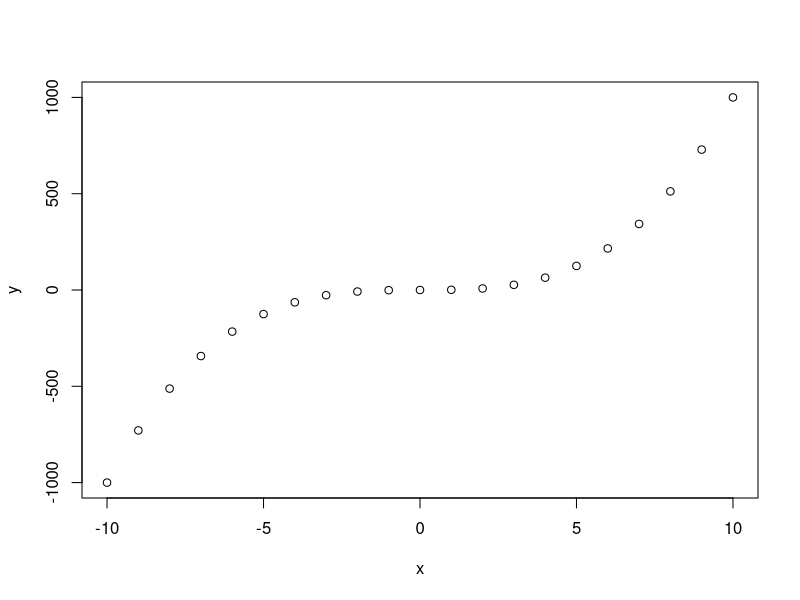
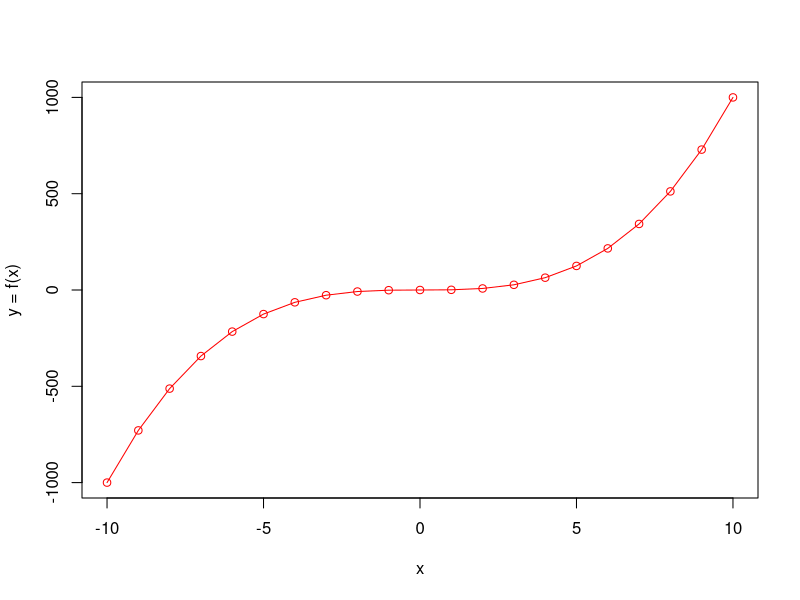
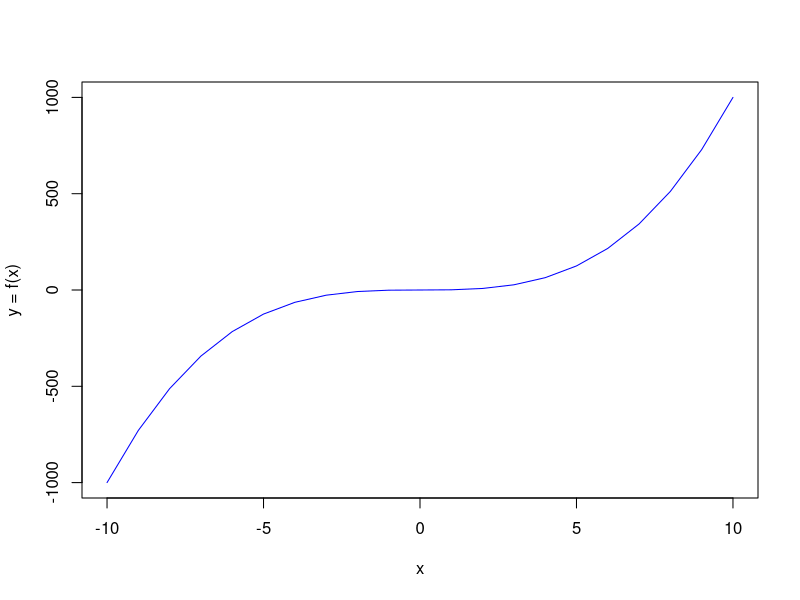

The R script that drew these images, in order: (Note: this script raises an error after producing the figures.)
# Series de Tiempo, Agosto de 2020
# Primeros Códigos. Introduccion

#****************************************************************************************
# Reglas importantes:
# 1. R es case sensitive - por lo que si distingue entre minusculas y mayusculas
# 2. Todo lo que se escribe despues del simbolo de "#", R lo considera como comentarios
# 3. Para ejecutar una linea de comando se utiliza "Control + Enter"
# 4. Para limpiar la Consola se utiliza "Control + L"
#****************************************************************************************

# Imprime la secuencia del 100 al 130

100:130

# Asignacion a una varaible

A <- 1:100

# Operaciones: +, -, *, /, ^, log, exp, ...

5 + 3

a <- 5 + 3

a * 10

# Asignacion e impresion de variables

Dado <- 1:6

Dado

# Para revisar cuantos elementos hemos escrito:

ls() # "ls" lista todos los elementos contenidos en Global Enviroment

# Vectores, definicion y operaciones:

I <- c(1, 1, 1, 1, 1, 1)

II <- rep(1, 6)

Dado %*% I # Producto punto entre vectores

# Estadisticas, media, redondeo y muestreo:

mean(Dado)

pi # Algunas constantes: pi, exp(1), etc.

sample(1:100, size = 3)

sample(C <- 1:100, size = 3)

sample(C, size = 10)

args(sample) # Cuando se tenga duda de cuales son los argumentos de una funcion

sample(C, size = 10, replace = TRUE)

sample(C, size = 10, replace = FALSE)

# Cual es la diferencia en un muestreo con reemplazo y en uno sin reemplazo????
# Un ejemplo....

sample(1:10, size = 10, replace = TRUE)

sample(1:10, size = 10, replace = FALSE)

args(round)

round(0.123456789, digits = 3)

round(0.123456789, digits = 4)

round(0.123456789, digits = 5)

round(0.123456789, digits = 6)

round(mean(pi), 4)

#****************************************************************************************
# Funciones, en ocasiones es relevante usar funciones...
# Funcion de lanzamiento de un Dado!!!

# Caso 1. Funcion que NO requiere de ingresarle parametros

roll <- function(){
  Dado2 <- 1:6 # Definimos el objeto Dado
  DDado <- sample(Dado2, size = 2, replace = TRUE) # Simulamos el lanzamiento de 2 dados
  sum(DDado) # Suma del valor
}

roll

roll()

# Caso 2. Funcion que SI requiere de ingresarle parametros

roll2 <- function(X){
  DDado <- sample(X, size = 2, replace = TRUE) # Simulamos el lanzamiento de 2 dado
  sum(DDado)
}

roll2(Dado)

#****************************************************************************************
# Graficas

x <- -10:10

y <- x^3

plot(x, y)

plot(x, y, type = "o", col = "red", ylab = "y = f(x)", xlab = "x")

plot(x, y, type = "l", col = "blue", ylab = "y = f(x)", xlab = "x")

#****************************************************************************************
# Coloquemos atributos a las variables:

Dado

attributes(Dado)

names(Dado)

names(Dado) <- c("Uno", "Dos", "Tres", "Cuatro", "Cinco", "Seis")

names(Dado)

attributes(Dado)

Dado

names(Dado) <- NULL # Modificamos los nombres, los eliminamos

attributes(Dado)

Dado

#****************************************************************************************
# Matrices y Dimension:

C # Retomamos una variable creada anteriormente

dim(C)

dim(C) <- c(10, 10)

dim(C)

C

M <- matrix(1:9, nrow = 3)

M

A <- matrix(1:10, nrow = 5, byrow = TRUE)

A

B <- matrix(rep(1, 10), nrow = 5)

B

t(A) # Trasponer

t(A)%*%B # Multiplicacion de matrices

A%*%B # ¿Por qué no se puede hacer esta operacion?

diag(M)

C <- matrix(c(2, 4, 3, 1, 5, 7), nrow = 2, ncol = 3, byrow = TRUE)

C

D <- matrix(c(2, 4, 3, 1), nrow = 2, ncol = 2, byrow = TRUE)

D

solve(D) # Matriz inversa

solve(D) %*% D

M

M[2, 3] # Seleccion de valores particulares de la matriz

M[3, ]

M[ , 2]

M[c(1, 2), ]

M[ , c(2, 3)]

#****************************************************************************************
# DATA FRAMES:
# Un data Frame es una version bidimencional de las listas. Es decir, contienen titulos 
# o nombres de cada variable y pueden contener valores numericos, categoricos o de texto 
# en dichas variables

DF_Cartas <- data.frame(Carta = c("As", "Dos", "Seis"), 
                        Palo = c("Diamante", "Espada", "Diamante"), 
                        Valor = c(1, 2, 3))

DF_Cartas

View(DF_Cartas)

DF_Cartas$Valor # Seleccionamos una columna del Data Frame

#